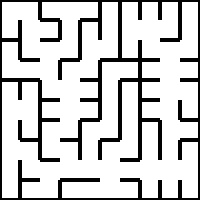
#> input picture Test Images/maze01.jpg, 200 x 200 px, found by its file name
$ python shortest_path.py
#> lines starting #> are read from the running program, lines starting #| are printed output that depends on the picture; after the words box and inside, x2 and y2 are one past the last pixel; in counts of white or black regions, pixels touching at a corner belong together
import cv2
import numpy as np
img = cv2.imread("maze01.jpg",cv2.IMREAD_GRAYSCALE)
#> img is the input picture: shape (200, 200); min 0, max 255, mean 205.9
_,img = cv2.threshold(img,220,255,cv2.THRESH_BINARY)
#> img: shape (200, 200); 80.8% white; 1 black region, box (x1, y1, x2, y2) and area: (0, 0, 200, 200) 7700

cell_size = 20

total_cell = int(img.shape[0]/(cell_size))
#> total_cell = 10

src = (0,0)
dest = (total_cell-1,total_cell-1)
#> dest = (9, 9)


#========================== functions =============================#

def upward(x,y,d_up):
    l = d_up[(x, y)]
    a = l[0][0]
    b = l[0][1]
    c = l[1][0]
    d = l[1][1]
    e =img[a:b,c:d][1][total_cell]
    if e == 0:
        return False
    else:
        return True

def downward(x,y,d_down):
    l = d_down[(x, y)]
    a = l[0][0]
    b = l[0][1]
    c = l[1][0]
    d = l[1][1]
    e =img[a:b,c:d][1][total_cell]
    if e == 0:
        return False
    else:
        return True


def leftward(x,y,d_left):
    l = d_left[(x, y)]
    a = l[0][0]
    b = l[0][1]
    c = l[1][0]
    d = l[1][1]
    e =img[a:b,c:d][total_cell][1]
    if e == 0:
        return False
    else:
        return True


def rightward(x,y,d_right):
    l = d_right[(x, y)]
    a = l[0][0]
    b = l[0][1]
    c = l[1][0]
    d = l[1][1]
    e =img[a:b,c:d][total_cell][1]
    if e == 0:
        return False
    else:
        return True


# BFS Algorith for shortest path


def BFS(adj_list,src,dest):
    q = []
    visited = [[0 for i in range(total_cell)] for j in range(total_cell)]
    global parent
    parent = [[-1 for i in range(total_cell)] for j in range(total_cell)]
    q.append(src)
    visited[src[0]][src[1]] = True

    while len(q)!=0:
        node = q.pop(0)
        for neighbour in adj_list[node]:
            if visited[neighbour[0]][neighbour[1]] == False:
                q.append(neighbour)
                visited[neighbour[0]][neighbour[1]] = True
                parent[neighbour[0]][neighbour[1]] = node
    global arr
    arr = []
    temp = dest
    while temp!=src:
        #print(temp,"<----",end=' ')
        temp = parent[temp[0]][temp[1]]
        arr.append(temp)

    arr.reverse()
    arr.append(dest)

    print("The Following are the co-ordinates of the Maze")

    for i in arr:
        print(i,end="")

def SHOW():
    for i in arr:
        x = i[0]
        y = i[1]
        img[x*20:(x+1)*20,y*20:(y+1)*20] = 0

    cv2.imshow("Maze" , img)
    cv2.waitKey(5000)
    cv2.destroyAllWindows()
#=================================================================#

d_up = dict()
d_down = dict()
d_left = dict()
d_right = dict()

##right obstacle
for i in range(total_cell):
    for j in range(total_cell):
        d_right[(i,j)] = [(i*cell_size,(i+1)*cell_size),(j*cell_size+18,(j+1)*cell_size)]
##down obstacle
for i in range(total_cell):
    for j in range(total_cell):
        d_down[(i,j)] = [(i*cell_size+18,(i+1)*cell_size),((j*cell_size),(j+1)*cell_size)]

##left obstacle
for i in range(total_cell):
    for j in range(total_cell):
        d_left[(i,j)] = [(i*cell_size,(i+1)*cell_size),(j*cell_size,(j+1)*cell_size - 18)]

#up obstacle
for i in range(total_cell):
    for j in range(total_cell):
        d_up[(i,j)] = [(i*cell_size,(i+1)*cell_size -1),(j*cell_size,(j+1)*cell_size)]


#Creates adjacency list to find shortest path

adj_list = dict()
for i in range(total_cell):
    for j in range(total_cell):
        adj_list[(i,j)] = []

r = [-1,1,0,0]
c = [0,0,-1,1]

for i in range(total_cell):
    for j in range(total_cell):
        if upward(i,j,d_up)==True:
            adj_list[(i,j)].append((i+r[0],j+c[0]))
        if downward(i,j,d_down)==True:
            adj_list[(i,j)].append((i+r[1],j+c[1]))
        if leftward(i,j,d_left)==True:
            adj_list[(i,j)].append((i+r[2],j+c[2]))
        if rightward(i,j,d_right)==True:
            adj_list[(i,j)].append((i+r[3],j+c[3]))
#> this loop made 10 passes

BFS(adj_list,src,dest)

SHOW()
#> after the loop in SHOW, `for i in arr:`:
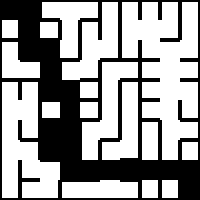
#> img: shape (200, 200); 62.4% white; 1 black region, box (x1, y1, x2, y2) and area: (0, 0, 200, 200) 15060

$ run again, with Test Images/maze00.jpg copied over Test Images/maze01.jpg
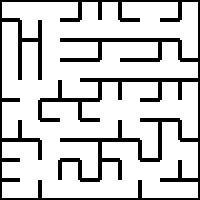
#> input picture Test Images/maze00.jpg, 200 x 200 px, found by its file name
#> img is the input picture: shape (200, 200); min 0, max 255, mean 205.7
#> after the loop in SHOW, `for i in arr:`:
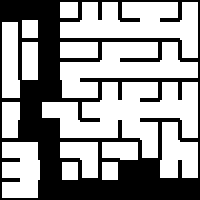
#> img: shape (200, 200); 60.9% white; 1 black region, box (x1, y1, x2, y2) and area: (0, 0, 200, 200) 15636

$ run again, with Test Images/maze02.jpg copied over Test Images/maze01.jpg
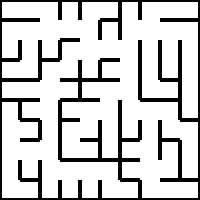
#> input picture Test Images/maze02.jpg, 200 x 200 px, found by its file name
#> img is the input picture: shape (200, 200); min 0, max 255, mean 205.8
#> after the loop in SHOW, `for i in arr:`:
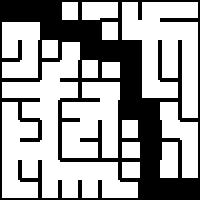
#> img: shape (200, 200); 64.1% white; 1 black region, box (x1, y1, x2, y2) and area: (0, 0, 200, 200) 14340
